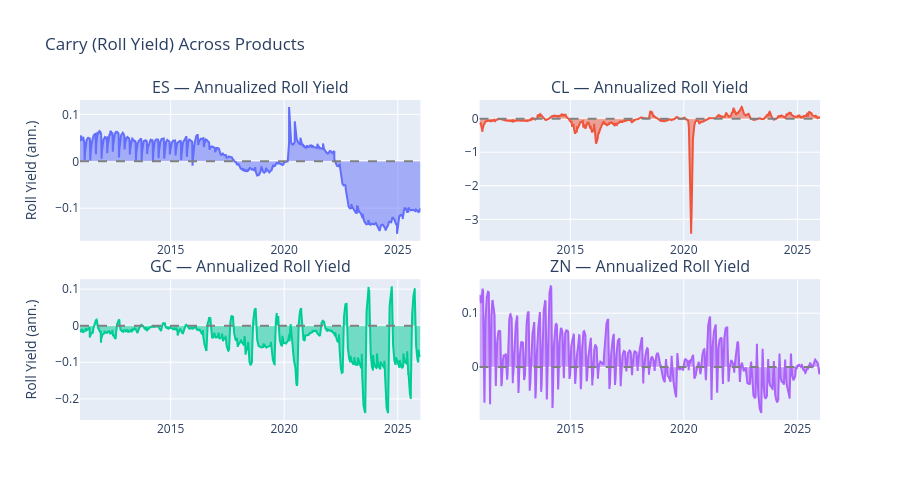

The cell this chart's notebook holds for it:
### Markdown cell above
## 1.4 Visualize Carry Across Products

### Code cell
# Smooth carry with 21-day EMA for visualization
carry_smooth = carry_df.sort(["product", "session_date"]).with_columns(
    pl.col("roll_yield_ann")
    .ewm_mean(span=21, ignore_nulls=True)
    .over("product")
    .alias("carry_ema21")
)

fig = make_subplots(
    rows=2,
    cols=2,
    subplot_titles=[f"{p} — Annualized Roll Yield" for p in PRODUCTS],
    vertical_spacing=0.12,
    horizontal_spacing=0.08,
)

for idx, product in enumerate(PRODUCTS):
    row, col = idx // 2 + 1, idx % 2 + 1
    subset = carry_smooth.filter(pl.col("product") == product)
    fig.add_trace(
        go.Scatter(
            x=subset["session_date"].to_list(),
            y=subset["carry_ema21"].to_list(),
            name=product,
            fill="tozeroy",
        ),
        row=row,
        col=col,
    )
    fig.add_hline(y=0, line_dash="dash", line_color="gray", row=row, col=col)

fig.update_layout(height=500, title="Carry (Roll Yield) Across Products", showlegend=False)
fig.update_yaxes(title_text="Roll Yield (ann.)", row=1, col=1)
fig.update_yaxes(title_text="Roll Yield (ann.)", row=2, col=1)
fig.show()

### Figure 1 — Plotly figure (JSON) as saved in the notebook; plotly's stock layout.template omitted (floating-point values rounded to 4 significant figures; data arrays with more than 128 entries replaced by an {"elided": "..."} marker saying what was removed)
{"data": [{"fill": "tozeroy", "name": "ES", "type": "scatter", "x": {"elided": "3864 str values"}, "xaxis": "x", "y": {"elided": "3864 float values"}, "yaxis": "y"}, {"fill": "tozeroy", "name": "CL", "type": "scatter", "x": {"elided": "3868 str values"}, "xaxis": "x2", "y": {"elided": "3868 float values"}, "yaxis": "y2"}, {"fill": "tozeroy", "name": "GC", "type": "scatter", "x": {"elided": "3864 str values"}, "xaxis": "x3", "y": {"elided": "3864 float values"}, "yaxis": "y3"}, {"fill": "tozeroy", "name": "ZN", "type": "scatter", "x": {"elided": "3720 str values"}, "xaxis": "x4", "y": {"elided": "3720 float values"}, "yaxis": "y4"}], "layout": {"annotations": [{"font": {"size": 16}, "showarrow": false, "text": "ES — Annualized Roll Yield", "x": 0.23, "xanchor": "center", "xref": "paper", "y": 1.0, "yanchor": "bottom", "yref": "paper"}, {"font": {"size": 16}, "showarrow": false, "text": "CL — Annualized Roll Yield", "x": 0.77, "xanchor": "center", "xref": "paper", "y": 1.0, "yanchor": "bottom", "yref": "paper"}, {"font": {"size": 16}, "showarrow": false, "text": "GC — Annualized Roll Yield", "x": 0.23, "xanchor": "center", "xref": "paper", "y": 0.44, "yanchor": "bottom", "yref": "paper"}, {"font": {"size": 16}, "showarrow": false, "text": "ZN — Annualized Roll Yield", "x": 0.77, "xanchor": "center", "xref": "paper", "y": 0.44, "yanchor": "bottom", "yref": "paper"}], "height": 500, "shapes": [{"line": {"color": "gray", "dash": "dash"}, "type": "line", "x0": 0, "x1": 1, "xref": "x domain", "y0": 0, "y1": 0, "yref": "y"}, {"line": {"color": "gray", "dash": "dash"}, "type": "line", "x0": 0, "x1": 1, "xref": "x2 domain", "y0": 0, "y1": 0, "yref": "y2"}, {"line": {"color": "gray", "dash": "dash"}, "type": "line", "x0": 0, "x1": 1, "xref": "x3 domain", "y0": 0, "y1": 0, "yref": "y3"}, {"line": {"color": "gray", "dash": "dash"}, "type": "line", "x0": 0, "x1": 1, "xref": "x4 domain", "y0": 0, "y1": 0, "yref": "y4"}], "showlegend": false, "title": {"text": "Carry (Roll Yield) Across Products"}, "xaxis": {"anchor": "y", "domain": [0.0, 0.46]}, "xaxis2": {"anchor": "y2", "domain": [0.54, 1.0]}, "xaxis3": {"anchor": "y3", "domain": [0.0, 0.46]}, "xaxis4": {"anchor": "y4", "domain": [0.54, 1.0]}, "yaxis": {"anchor": "x", "domain": [0.56, 1.0], "title": {"text": "Roll Yield (ann.)"}}, "yaxis2": {"anchor": "x2", "domain": [0.56, 1.0]}, "yaxis3": {"anchor": "x3", "domain": [0.0, 0.44], "title": {"text": "Roll Yield (ann.)"}}, "yaxis4": {"anchor": "x4", "domain": [0.0, 0.44]}}}
